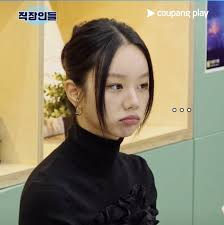
#> input picture PythonLearn/opencv/TrainFaces/LHL/2.jpg, 224 x 225 px, given in place of 2.png, which was not available
$ jupyter execute 08-Spaces.ipynb   (text cells are left out)
#> lines starting #> are read from the running program, lines starting #| are printed output that depends on the picture; pictures that were not available may be replaced by others from this repository, and a replacement may not be noted
[cell 1]
import cv2 as cv
import matplotlib.pyplot as plt

img = cv.imread("Photos/2.png")
#> img is the input picture: shape (225, 224, 3); mean B, G, R 104.7, 131.7, 140.9
# cv.imshow("image", img)
# resize 缩放
resized = cv.resize(img, None, fx=0.2, fy=0.2)
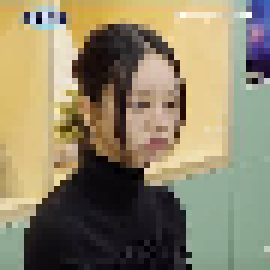
#> resized: shape (45, 45, 3) (shown 6 times larger); mean B, G, R 105.1, 132.1, 141.1
cv.imshow("Resized", resized)
img = resized


# BGR to Grayscale
gray = cv.cvtColor(img, cv.COLOR_BGR2GRAY)
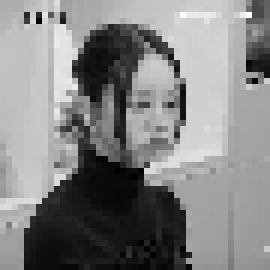
#> gray: shape (45, 45) (shown 6 times larger); min 1, max 252, mean 131.7
cv.imshow("Gray", gray)

# BGR to HSV
hsv = cv.cvtColor(img, cv.COLOR_BGR2HSV)
#> hsv: shape (45, 45, 3); mean H, S, V 54.6, 80.4, 148
cv.imshow("HSV", hsv)

# BGR to L*a*b
lab = cv.cvtColor(img, cv.COLOR_BGR2LAB)
#> lab: shape (45, 45, 3); mean of channels 0, 1, 2 137.3, 127.8, 143
cv.imshow("L*a*b", lab)

# HSV to BGR
hsv_to_bgr = cv.cvtColor(hsv, cv.COLOR_HSV2BGR)
cv.imshow("HSV to BGR", hsv_to_bgr)

# BGR to RGB
rgb = cv.cvtColor(img, cv.COLOR_BGR2RGB)
cv.imshow("RGB", rgb)
plt.imshow(rgb)
plt.show()

cv.waitKey(0)
cv.destroyAllWindows()

$ run again, with PythonLearn/opencv/TrainFaces/LHL/1.jpg copied over PythonLearn/opencv/TrainFaces/LHL/2.jpg
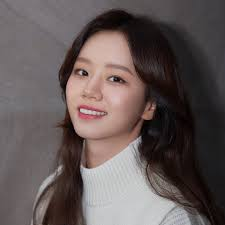
#> input picture PythonLearn/opencv/TrainFaces/LHL/1.jpg, 225 x 225 px, given in place of 2.png, which was not available
#> img is the input picture: shape (225, 225, 3); mean B, G, R 86.7, 87.6, 98.8
#> `resized = cv.resize(img, None, fx=0.2, fy=0.2)`:
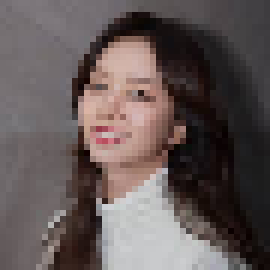
#> resized: shape (45, 45, 3) (shown 6 times larger); mean B, G, R 86.8, 87.8, 98.9
#> `gray = cv.cvtColor(img, cv.COLOR_BGR2GRAY)`:
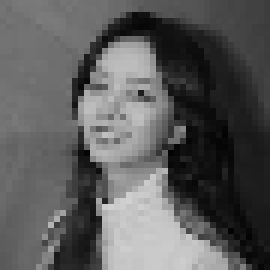
#> gray: shape (45, 45) (shown 6 times larger); min 3, max 209, mean 91
#> hsv: shape (45, 45, 3); mean H, S, V 87.4, 47.3, 99.3
#> lab: shape (45, 45, 3); mean of channels 0, 1, 2 94.8, 132.4, 130.3

$ run again, with PythonLearn/opencv/TrainFaces/LHL/10.jpg copied over PythonLearn/opencv/TrainFaces/LHL/2.jpg
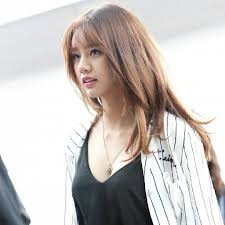
#> input picture PythonLearn/opencv/TrainFaces/LHL/10.jpg, 225 x 225 px, given in place of 2.png, which was not available
#> img is the input picture: shape (225, 225, 3); mean B, G, R 192.2, 195.4, 201.3
#> `resized = cv.resize(img, None, fx=0.2, fy=0.2)`:
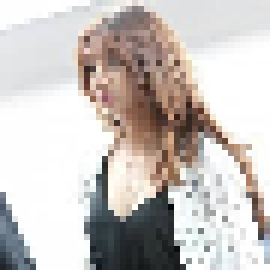
#> resized: shape (45, 45, 3) (shown 6 times larger); mean B, G, R 192.3, 195.6, 201.4
#> `gray = cv.cvtColor(img, cv.COLOR_BGR2GRAY)`:
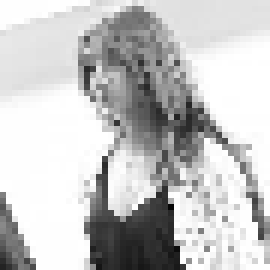
#> gray: shape (45, 45) (shown 6 times larger); min 6, max 255, mean 196.9
#> hsv: shape (45, 45, 3); mean H, S, V 44, 25.5, 204
#> lab: shape (45, 45, 3); mean of channels 0, 1, 2 200, 129.8, 130.6

$ run again, with PythonLearn/opencv/TrainFaces/LHL/11.jpg copied over PythonLearn/opencv/TrainFaces/LHL/2.jpg
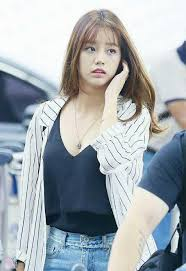
#> input picture PythonLearn/opencv/TrainFaces/LHL/11.jpg, 186 x 271 px, given in place of 2.png, which was not available
#> img is the input picture: shape (271, 186, 3); mean B, G, R 177, 172.1, 164.5
#> `resized = cv.resize(img, None, fx=0.2, fy=0.2)`:
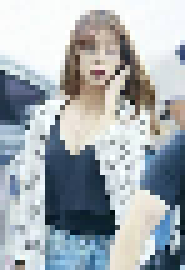
#> resized: shape (54, 37, 3) (shown 5 times larger); mean B, G, R 177.9, 173.1, 165.5
#> `gray = cv.cvtColor(img, cv.COLOR_BGR2GRAY)`:
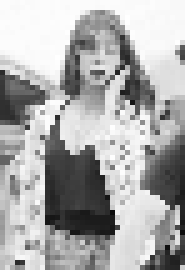
#> gray: shape (54, 37) (shown 5 times larger); min 11, max 255, mean 171.4
#> hsv: shape (54, 37, 3); mean H, S, V 77.6, 50.1, 184.2
#> lab: shape (54, 37, 3); mean of channels 0, 1, 2 176.6, 127, 124.4
